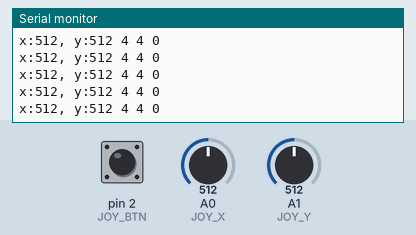
Simulated run of this sketch. Board: Arduino Uno, built with avr-gcc and run on an emulated ATmega328P. Shown: the last lines printed to the serial monitor. The inputs (shaded band) are chosen by the test bench; at power-on: A0 (JOY_X) = 512, A1 (JOY_Y) = 512, pin 2 (JOY_BTN) HIGH.

Above: at 1.2 s.
1.3 s: A0 (JOY_X) set to 1023
At 1.32 s:
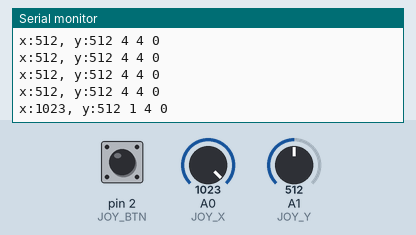
4.3 s: A1 (JOY_Y) set to 716
At 4.35 s:
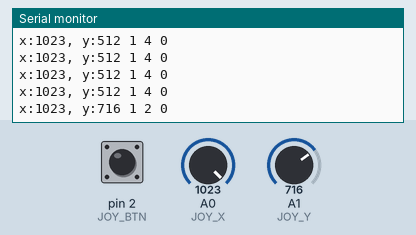
5.8 s: pin 2 (JOY_BTN) pulled LOW for 0.15 s
At 5.87 s:
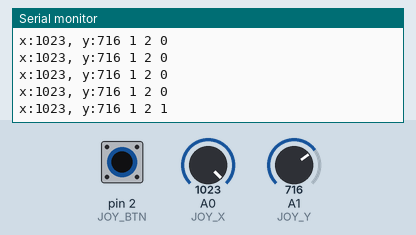
7.4 s: A0 (JOY_X) set to 900
At 7.49 s:
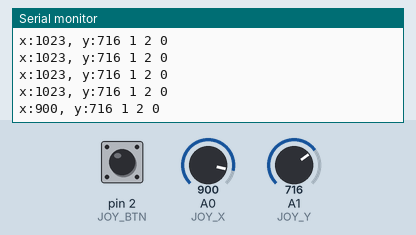
8.9 s: pin 2 (JOY_BTN) pulled LOW for 1 s
At 9.01 s:
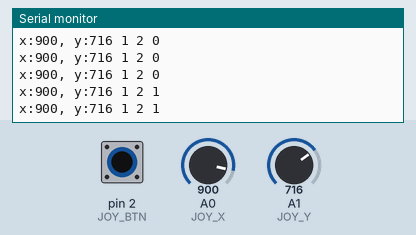
11.4 s: A1 (JOY_Y) set to 306
At 11.43 s:
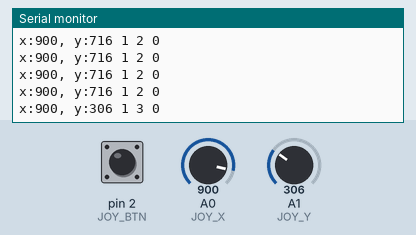
Timing chart, 0 to 14.4 s (numbered marks = the images above; inputs shaded):
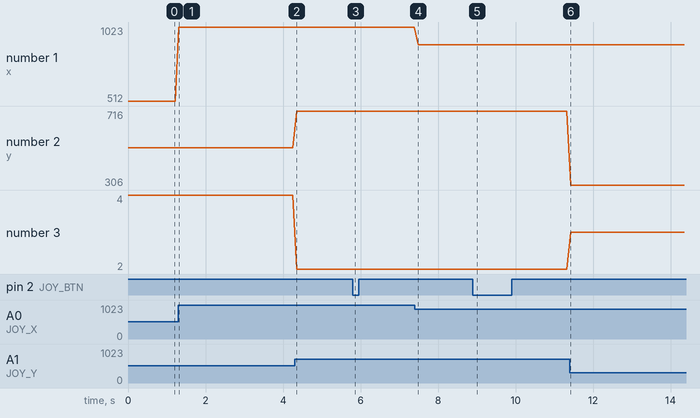

Measured:
- after the input at 1.3 s, the serial monitor: prints a new line at once (image 1)
- after the input at 4.3 s, the serial monitor: prints a new line after 0.05 s (image 2)
- after the input at 5.8 s, the serial monitor: prints a new line after 0.07 s (image 3)
- after the input at 7.4 s, the serial monitor: prints a new line after 0.08 s (image 4)
- after the input at 8.9 s, the serial monitor: prints a new line at once (image 5)
- after the input at 11.4 s, the serial monitor: prints a new line at once (image 6)
- plotted number 1: 512 → 1023 after the input at 1.3 s, 1023 → 900 after the input at 7.4 s
- plotted number 2: 512 → 716 after the input at 4.3 s, 716 → 306 after the input at 11.4 s

The sketch:

Joystick.ino
```cpp
#include "joystick.cpp"

const int JOY_BTN     = 2;
const int JOY_X       = A0;
const int JOY_Y       = A1;
const int X_THRESHOLD = 100;
const int Y_THRESHOLD = 100;

Joystick* j = new Joystick(JOY_X, JOY_Y, JOY_BTN);

void setup() {
  // put your setup code here, to run once:
  Serial.begin(9600);

  pinMode(JOY_BTN, INPUT_PULLUP);
  pinMode(JOY_X, INPUT);
  pinMode(JOY_Y, INPUT);

  j->setThresholds(100, 100, 100, 100);
}

void loop() {
  // put your main code here, to run repeatedly:
  int xPos = analogRead(JOY_X);
  int yPos = analogRead(JOY_Y);
  String xValue = "";
  String yValue = "";

  j->update();

  Serial.print("x:");
  Serial.print(j->x);
  Serial.print(", y:");
  Serial.print(j->y);
  Serial.print(" ");
  Serial.print(j->xDirection);
  Serial.print(" ");
  Serial.print(j->yDirection);
  Serial.print(" ");
  Serial.print(j->btn);
  Serial.println();

  delay(100);
}
```

joystick.cpp
```cpp
#include "Arduino.h"

enum Direction { UP, DOWN, LEFT, RIGHT, NONE };

class Joystick {
  int pinX, pinY, pinBtn, upThreshold, downThreshold, leftThreshold, rightThreshold;
  public:
    Direction xDirection, yDirection;

    Joystick(int xPin, int yPin, int buttonPin) {
      pinX = xPin;
      pinY = yPin;
      pinBtn = buttonPin;

      upThreshold = 512 + 100;
      downThreshold = 512 - 100;
      leftThreshold = 512 + 100;
      rightThreshold = 512 - 100;
    };

    int x, y, btn;

    void update() {
      x = analogRead(pinX);
      y = analogRead(pinY);
      btn = digitalRead(pinBtn) == 0;

      // Set direction for X
      if( x < upThreshold ) { xDirection = UP; }
      else if( x > downThreshold ) { xDirection = DOWN; }
      else { xDirection = NONE; }

      // Set direction for Y
      if( y < rightThreshold ) { yDirection = RIGHT; }
      else if( y > leftThreshold ) { yDirection = LEFT; }
      else { yDirection = NONE; }
    }

    void setThresholdsX(int up, int down) {
      upThreshold = 512 - up;
      downThreshold = 512 + down;
    }

    void setThresholdY(int left, int right) {
      leftThreshold = 512 + left;
      rightThreshold = 512 - right;
    }

    void setThresholds(int up, int down, int left, int right) {
      setThresholdsX(up, down);
      setThresholdY(left, right);
    }
};
```
